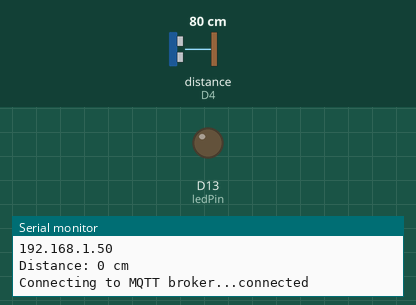
Recording of a sketch running on a simulated Arduino MKR. On the bench: output pins drawn as LEDs (lit = HIGH), the last lines printed to the serial monitor. Wiring (inferred from the names in the program): ultrasonic range finder: trigger D12; echo D4. Dashed ring = blinking. The inputs (shaded band) are chosen by the test bench; at power-on: distance to the obstacle (sensor on D4) 80 cm. The echo pulse lasts 58.3 µs per cm; WiFi joins after 1.5 s; servers stay silent unless stated; no MQTT or app messages arrive unless stated; pins used as bus, display or sensor lines are not drawn.

Above: at 2.7 s.
2.8 s: distance to the obstacle (sensor on D4) set to 23 cm
4.3 s: distance to the obstacle (sensor on D4) set to 19 cm
At 4.7 s:
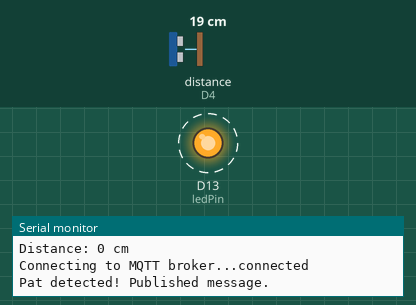
Timing chart, 0 to 16.3 s (numbered marks = the images above; inputs shaded):
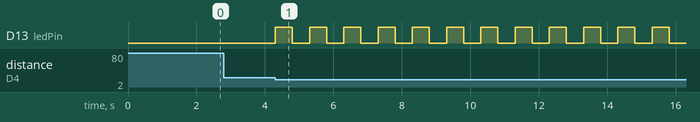

Measured:
- the behaviour switches between 21 and 20 cm on distance to the obstacle (sensor on D4) (found by bisection; images 0 and 1)
- after the input at 2.8 s, every drawn part: stays the same
- after the input at 4.3 s, D13 (ledPin): alternates HIGH for 0.50 s and LOW for 0.50 s, starting at once

The sketch:

mqtt.ino
```cpp
#include <WiFiNINA.h>
#include <PubSubClient.h>

// Define pins
const int trigPin = 12;
const int echoPin = 4;
const int ledPin = 13;

// Define WiFi credentials
const char* ssid = "Not-Connected...";
const char* password = "ZH9FagdbAdXMNpk3";

// Define MQTT broker details
const char* broker = "broker.emqx.io";
const int port = 1883;
const char* waveTopic = "SIT210/wave";
const char* patTopic = "SIT210/pat";
const char* yourName = "Zamin";

// Define variables
long duration;
int distance;
WiFiClient wifiClient;
PubSubClient client(wifiClient);

void setup() {
  Serial.begin(9600);
  pinMode(trigPin, OUTPUT);
  pinMode(echoPin, INPUT);
  pinMode(ledPin, OUTPUT);

  // Connect to WiFi
  connectWiFi();

  // Set MQTT server
  client.setServer(broker, port);
  client.setCallback(callback);

  Serial.print("Distance: ");
  Serial.print(distance);
  Serial.println(" cm");
}

void loop() {
  if (!client.connected()) {
    reconnect();
  }
  client.loop();

  // Ultrasonic sensor measurement
  digitalWrite(trigPin, LOW);
  delayMicroseconds(2);

  digitalWrite(trigPin, HIGH);
  delayMicroseconds(10);
  digitalWrite(trigPin, LOW);

  duration = pulseIn(echoPin, HIGH);
  distance = duration * 0.034 / 2;

  // Publish message on wave detection
  if (distance > 100) {
    client.publish(waveTopic, yourName);
    Serial.println("Wave detected! Published message.");
    blinkLED(3);
    Serial.println("Distance wave detected: " + String(distance));
  }

  // Publish message on pat detection
  if (distance < 20) {
    client.publish(patTopic, yourName);
    Serial.println("Pat detected! Published message.");
    blinkLED(5);
    Serial.println("Distance pat detected: " + String(distance));
  }

  // Check for incoming messages
  if (client.connected()) { // Check connection before calling functions
    client.loop(); // Ensure the client keeps processing messages
  }
}

void reconnect() {
  while (!client.connected()) {
    Serial.print("Connecting to MQTT broker...");
    if (client.connect("arduinoClient")) {
      Serial.println("connected");
      client.subscribe(waveTopic);
      client.subscribe(patTopic);
    } else {
      Serial.print("failed, rc=");
      Serial.print(client.state());
      Serial.println(" try again in 5 seconds");
      delay(5000);
    }
  }
}

void connectWiFi() {
  Serial.println();
  Serial.print("Connecting to ");
  Serial.println(ssid);

  WiFi.begin(ssid, password);

  while (WiFi.status() != WL_CONNECTED) {
    delay(500);
    Serial.print(".");
  }

  Serial.println("");
  Serial.println("WiFi connected");
  Serial.println("IP address: ");
  Serial.println(WiFi.localIP());
}

void blinkLED(int numTimes) {
  for (int i = 0; i < numTimes; i++){
    digitalWrite(ledPin, HIGH);
    delay(500);
    digitalWrite(ledPin, LOW);
    delay(500);
  }
}

void callback(char* topic, byte* payload, unsigned int length) {
  Serial.print("Message received on topic: ");
  Serial.println(topic);
  Serial.print("Message: ");
  for (int i = 0; i < length; i++) {
    Serial.print((char)payload[i]);
  }
  Serial.println();
}
```
